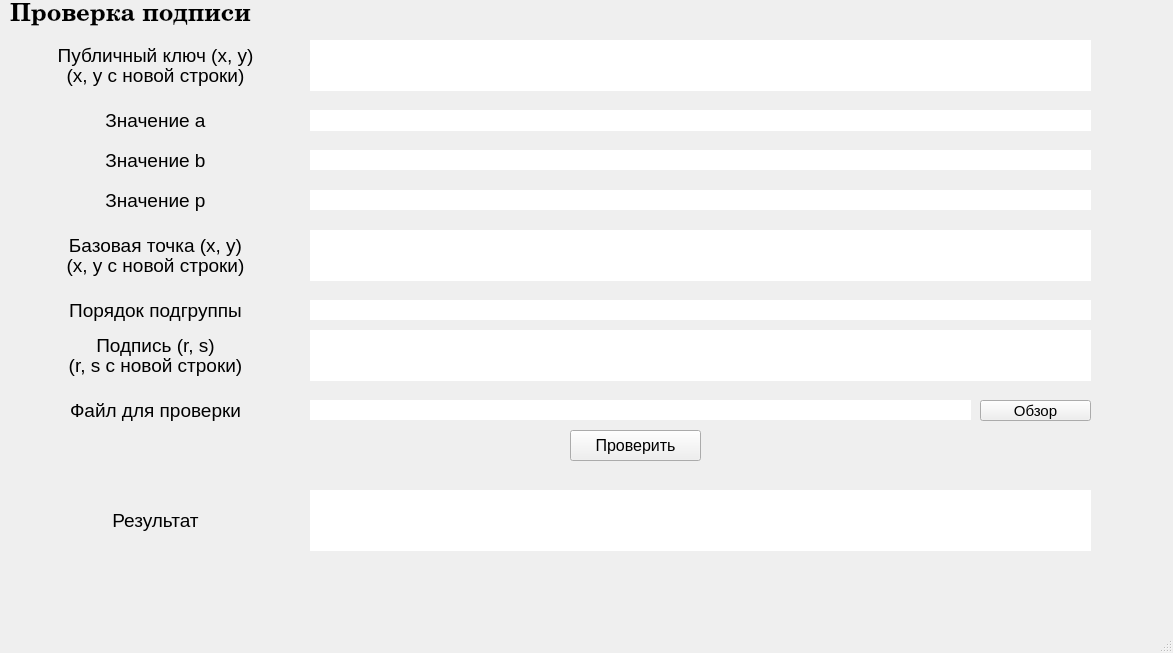
<?xml version="1.0" encoding="UTF-8"?>
<ui version="4.0">
 <class>MainWindow</class>
 <widget class="QMainWindow" name="MainWindow">
  <property name="geometry">
   <rect>
    <x>0</x>
    <y>0</y>
    <width>1173</width>
    <height>653</height>
   </rect>
  </property>
  <property name="windowTitle">
   <string>MainWindow</string>
  </property>
  <widget class="QWidget" name="centralwidget">
   <widget class="QLabel" name="label_16">
    <property name="geometry">
     <rect>
      <x>10</x>
      <y>0</y>
      <width>691</width>
      <height>31</height>
     </rect>
    </property>
    <property name="font">
     <font>
      <family>Century</family>
      <pointsize>18</pointsize>
      <weight>75</weight>
      <bold>true</bold>
     </font>
    </property>
    <property name="frameShape">
     <enum>QFrame::NoFrame</enum>
    </property>
    <property name="text">
     <string>Проверка подписи</string>
    </property>
    <property name="textFormat">
     <enum>Qt::AutoText</enum>
    </property>
    <property name="alignment">
     <set>Qt::AlignLeading|Qt::AlignLeft|Qt::AlignVCenter</set>
    </property>
    <property name="openExternalLinks">
     <bool>false</bool>
    </property>
   </widget>
   <widget class="QLabel" name="label_26">
    <property name="geometry">
     <rect>
      <x>0</x>
      <y>60</y>
      <width>311</width>
      <height>31</height>
     </rect>
    </property>
    <property name="font">
     <font>
      <pointsize>14</pointsize>
     </font>
    </property>
    <property name="text">
     <string>(x, y с новой строки)</string>
    </property>
    <property name="alignment">
     <set>Qt::AlignCenter</set>
    </property>
   </widget>
   <widget class="QLabel" name="label_17">
    <property name="geometry">
     <rect>
      <x>0</x>
      <y>40</y>
      <width>311</width>
      <height>31</height>
     </rect>
    </property>
    <property name="font">
     <font>
      <pointsize>14</pointsize>
     </font>
    </property>
    <property name="text">
     <string>Публичный ключ (x, y)</string>
    </property>
    <property name="alignment">
     <set>Qt::AlignCenter</set>
    </property>
   </widget>
   <widget class="QTextEdit" name="InputPublicKeyVerify">
    <property name="geometry">
     <rect>
      <x>310</x>
      <y>40</y>
      <width>781</width>
      <height>51</height>
     </rect>
    </property>
    <property name="font">
     <font>
      <pointsize>11</pointsize>
     </font>
    </property>
    <property name="frameShape">
     <enum>QFrame::NoFrame</enum>
    </property>
    <property name="html">
     <string>&lt;!DOCTYPE HTML PUBLIC &quot;-//W3C//DTD HTML 4.0//EN&quot; &quot;http://www.w3.org/TR/REC-html40/strict.dtd&quot;&gt;
&lt;html&gt;&lt;head&gt;&lt;meta name=&quot;qrichtext&quot; content=&quot;1&quot; /&gt;&lt;style type=&quot;text/css&quot;&gt;
p, li { white-space: pre-wrap; }
&lt;/style&gt;&lt;/head&gt;&lt;body style=&quot; font-family:'MS Shell Dlg 2'; font-size:11pt; font-weight:400; font-style:normal;&quot;&gt;
&lt;p style=&quot;-qt-paragraph-type:empty; margin-top:0px; margin-bottom:0px; margin-left:0px; margin-right:0px; -qt-block-indent:0; text-indent:0px; font-family:'Century'; font-size:10pt;&quot;&gt;&lt;br /&gt;&lt;/p&gt;&lt;/body&gt;&lt;/html&gt;</string>
    </property>
   </widget>
   <widget class="QTextEdit" name="InputSignVerify">
    <property name="geometry">
     <rect>
      <x>310</x>
      <y>330</y>
      <width>781</width>
      <height>51</height>
     </rect>
    </property>
    <property name="font">
     <font>
      <pointsize>11</pointsize>
     </font>
    </property>
    <property name="frameShape">
     <enum>QFrame::NoFrame</enum>
    </property>
    <property name="html">
     <string>&lt;!DOCTYPE HTML PUBLIC &quot;-//W3C//DTD HTML 4.0//EN&quot; &quot;http://www.w3.org/TR/REC-html40/strict.dtd&quot;&gt;
&lt;html&gt;&lt;head&gt;&lt;meta name=&quot;qrichtext&quot; content=&quot;1&quot; /&gt;&lt;style type=&quot;text/css&quot;&gt;
p, li { white-space: pre-wrap; }
&lt;/style&gt;&lt;/head&gt;&lt;body style=&quot; font-family:'MS Shell Dlg 2'; font-size:11pt; font-weight:400; font-style:normal;&quot;&gt;
&lt;p style=&quot;-qt-paragraph-type:empty; margin-top:0px; margin-bottom:0px; margin-left:0px; margin-right:0px; -qt-block-indent:0; text-indent:0px; font-family:'Century'; font-size:10pt;&quot;&gt;&lt;br /&gt;&lt;/p&gt;&lt;/body&gt;&lt;/html&gt;</string>
    </property>
   </widget>
   <widget class="QLineEdit" name="InputAVerify">
    <property name="geometry">
     <rect>
      <x>310</x>
      <y>110</y>
      <width>781</width>
      <height>21</height>
     </rect>
    </property>
    <property name="font">
     <font>
      <pointsize>11</pointsize>
     </font>
    </property>
    <property name="frame">
     <bool>false</bool>
    </property>
   </widget>
   <widget class="QLabel" name="label_19">
    <property name="geometry">
     <rect>
      <x>0</x>
      <y>105</y>
      <width>311</width>
      <height>31</height>
     </rect>
    </property>
    <property name="font">
     <font>
      <pointsize>14</pointsize>
     </font>
    </property>
    <property name="text">
     <string>Значение a</string>
    </property>
    <property name="alignment">
     <set>Qt::AlignCenter</set>
    </property>
   </widget>
   <widget class="QLabel" name="label_18">
    <property name="geometry">
     <rect>
      <x>0</x>
      <y>185</y>
      <width>311</width>
      <height>31</height>
     </rect>
    </property>
    <property name="font">
     <font>
      <pointsize>14</pointsize>
     </font>
    </property>
    <property name="text">
     <string>Значение p</string>
    </property>
    <property name="alignment">
     <set>Qt::AlignCenter</set>
    </property>
   </widget>
   <widget class="QLabel" name="label_22">
    <property name="geometry">
     <rect>
      <x>0</x>
      <y>250</y>
      <width>311</width>
      <height>31</height>
     </rect>
    </property>
    <property name="font">
     <font>
      <pointsize>14</pointsize>
     </font>
    </property>
    <property name="text">
     <string>(x, y с новой строки)</string>
    </property>
    <property name="alignment">
     <set>Qt::AlignCenter</set>
    </property>
   </widget>
   <widget class="QTextEdit" name="InputBasePointVerify">
    <property name="geometry">
     <rect>
      <x>310</x>
      <y>230</y>
      <width>781</width>
      <height>51</height>
     </rect>
    </property>
    <property name="font">
     <font>
      <pointsize>11</pointsize>
     </font>
    </property>
    <property name="frameShape">
     <enum>QFrame::NoFrame</enum>
    </property>
    <property name="html">
     <string>&lt;!DOCTYPE HTML PUBLIC &quot;-//W3C//DTD HTML 4.0//EN&quot; &quot;http://www.w3.org/TR/REC-html40/strict.dtd&quot;&gt;
&lt;html&gt;&lt;head&gt;&lt;meta name=&quot;qrichtext&quot; content=&quot;1&quot; /&gt;&lt;style type=&quot;text/css&quot;&gt;
p, li { white-space: pre-wrap; }
&lt;/style&gt;&lt;/head&gt;&lt;body style=&quot; font-family:'MS Shell Dlg 2'; font-size:11pt; font-weight:400; font-style:normal;&quot;&gt;
&lt;p style=&quot;-qt-paragraph-type:empty; margin-top:0px; margin-bottom:0px; margin-left:0px; margin-right:0px; -qt-block-indent:0; text-indent:0px; font-family:'Century'; font-size:10pt;&quot;&gt;&lt;br /&gt;&lt;/p&gt;&lt;/body&gt;&lt;/html&gt;</string>
    </property>
   </widget>
   <widget class="QLineEdit" name="InputPVerify">
    <property name="geometry">
     <rect>
      <x>310</x>
      <y>190</y>
      <width>781</width>
      <height>20</height>
     </rect>
    </property>
    <property name="font">
     <font>
      <pointsize>11</pointsize>
     </font>
    </property>
    <property name="text">
     <string/>
    </property>
    <property name="frame">
     <bool>false</bool>
    </property>
   </widget>
   <widget class="QLabel" name="label_28">
    <property name="geometry">
     <rect>
      <x>0</x>
      <y>350</y>
      <width>311</width>
      <height>31</height>
     </rect>
    </property>
    <property name="font">
     <font>
      <pointsize>14</pointsize>
     </font>
    </property>
    <property name="text">
     <string>(r, s с новой строки)</string>
    </property>
    <property name="alignment">
     <set>Qt::AlignCenter</set>
    </property>
   </widget>
   <widget class="QLabel" name="label_23">
    <property name="geometry">
     <rect>
      <x>0</x>
      <y>295</y>
      <width>311</width>
      <height>31</height>
     </rect>
    </property>
    <property name="font">
     <font>
      <pointsize>14</pointsize>
     </font>
    </property>
    <property name="text">
     <string>Порядок подгруппы</string>
    </property>
    <property name="alignment">
     <set>Qt::AlignCenter</set>
    </property>
   </widget>
   <widget class="QLabel" name="label_20">
    <property name="geometry">
     <rect>
      <x>0</x>
      <y>145</y>
      <width>311</width>
      <height>31</height>
     </rect>
    </property>
    <property name="font">
     <font>
      <pointsize>14</pointsize>
     </font>
    </property>
    <property name="text">
     <string>Значение b</string>
    </property>
    <property name="alignment">
     <set>Qt::AlignCenter</set>
    </property>
   </widget>
   <widget class="QLineEdit" name="InputSubgroupOrderVerify">
    <property name="geometry">
     <rect>
      <x>310</x>
      <y>300</y>
      <width>781</width>
      <height>20</height>
     </rect>
    </property>
    <property name="font">
     <font>
      <pointsize>11</pointsize>
     </font>
    </property>
    <property name="text">
     <string/>
    </property>
    <property name="frame">
     <bool>false</bool>
    </property>
   </widget>
   <widget class="QLineEdit" name="InputBVerify">
    <property name="geometry">
     <rect>
      <x>310</x>
      <y>150</y>
      <width>781</width>
      <height>20</height>
     </rect>
    </property>
    <property name="font">
     <font>
      <pointsize>11</pointsize>
     </font>
    </property>
    <property name="text">
     <string/>
    </property>
    <property name="frame">
     <bool>false</bool>
    </property>
   </widget>
   <widget class="QLabel" name="label_21">
    <property name="geometry">
     <rect>
      <x>0</x>
      <y>230</y>
      <width>311</width>
      <height>31</height>
     </rect>
    </property>
    <property name="font">
     <font>
      <pointsize>14</pointsize>
     </font>
    </property>
    <property name="text">
     <string>Базовая точка (x, y)</string>
    </property>
    <property name="alignment">
     <set>Qt::AlignCenter</set>
    </property>
   </widget>
   <widget class="QLabel" name="label_27">
    <property name="geometry">
     <rect>
      <x>0</x>
      <y>330</y>
      <width>311</width>
      <height>31</height>
     </rect>
    </property>
    <property name="font">
     <font>
      <pointsize>14</pointsize>
     </font>
    </property>
    <property name="text">
     <string>Подпись (r, s)</string>
    </property>
    <property name="alignment">
     <set>Qt::AlignCenter</set>
    </property>
   </widget>
   <widget class="QTextEdit" name="ResultVerify">
    <property name="geometry">
     <rect>
      <x>310</x>
      <y>490</y>
      <width>781</width>
      <height>61</height>
     </rect>
    </property>
    <property name="font">
     <font>
      <pointsize>11</pointsize>
     </font>
    </property>
    <property name="frameShape">
     <enum>QFrame::NoFrame</enum>
    </property>
    <property name="readOnly">
     <bool>true</bool>
    </property>
    <property name="html">
     <string>&lt;!DOCTYPE HTML PUBLIC &quot;-//W3C//DTD HTML 4.0//EN&quot; &quot;http://www.w3.org/TR/REC-html40/strict.dtd&quot;&gt;
&lt;html&gt;&lt;head&gt;&lt;meta name=&quot;qrichtext&quot; content=&quot;1&quot; /&gt;&lt;style type=&quot;text/css&quot;&gt;
p, li { white-space: pre-wrap; }
&lt;/style&gt;&lt;/head&gt;&lt;body style=&quot; font-family:'MS Shell Dlg 2'; font-size:11pt; font-weight:400; font-style:normal;&quot;&gt;
&lt;p style=&quot;-qt-paragraph-type:empty; margin-top:0px; margin-bottom:0px; margin-left:0px; margin-right:0px; -qt-block-indent:0; text-indent:0px; font-family:'Century'; font-size:10pt;&quot;&gt;&lt;br /&gt;&lt;/p&gt;&lt;/body&gt;&lt;/html&gt;</string>
    </property>
   </widget>
   <widget class="QPushButton" name="Verify">
    <property name="geometry">
     <rect>
      <x>570</x>
      <y>430</y>
      <width>131</width>
      <height>31</height>
     </rect>
    </property>
    <property name="font">
     <font>
      <pointsize>12</pointsize>
     </font>
    </property>
    <property name="text">
     <string>Проверить</string>
    </property>
   </widget>
   <widget class="QLabel" name="label_24">
    <property name="geometry">
     <rect>
      <x>0</x>
      <y>400</y>
      <width>311</width>
      <height>21</height>
     </rect>
    </property>
    <property name="font">
     <font>
      <pointsize>14</pointsize>
     </font>
    </property>
    <property name="text">
     <string>Файл для проверки</string>
    </property>
    <property name="alignment">
     <set>Qt::AlignCenter</set>
    </property>
   </widget>
   <widget class="QLabel" name="label_25">
    <property name="geometry">
     <rect>
      <x>0</x>
      <y>505</y>
      <width>311</width>
      <height>31</height>
     </rect>
    </property>
    <property name="font">
     <font>
      <pointsize>14</pointsize>
     </font>
    </property>
    <property name="text">
     <string>Результат</string>
    </property>
    <property name="alignment">
     <set>Qt::AlignCenter</set>
    </property>
   </widget>
   <widget class="QLineEdit" name="InputFile">
    <property name="geometry">
     <rect>
      <x>310</x>
      <y>400</y>
      <width>661</width>
      <height>20</height>
     </rect>
    </property>
    <property name="font">
     <font>
      <pointsize>11</pointsize>
     </font>
    </property>
    <property name="text">
     <string/>
    </property>
    <property name="frame">
     <bool>false</bool>
    </property>
   </widget>
   <widget class="QPushButton" name="File">
    <property name="geometry">
     <rect>
      <x>980</x>
      <y>400</y>
      <width>111</width>
      <height>21</height>
     </rect>
    </property>
    <property name="font">
     <font>
      <pointsize>11</pointsize>
     </font>
    </property>
    <property name="text">
     <string>Обзор</string>
    </property>
   </widget>
  </widget>
  <widget class="QMenuBar" name="menubar">
   <property name="geometry">
    <rect>
     <x>0</x>
     <y>0</y>
     <width>1173</width>
     <height>18</height>
    </rect>
   </property>
  </widget>
  <widget class="QStatusBar" name="statusbar"/>
 </widget>
 <resources/>
 <connections/>
</ui>
